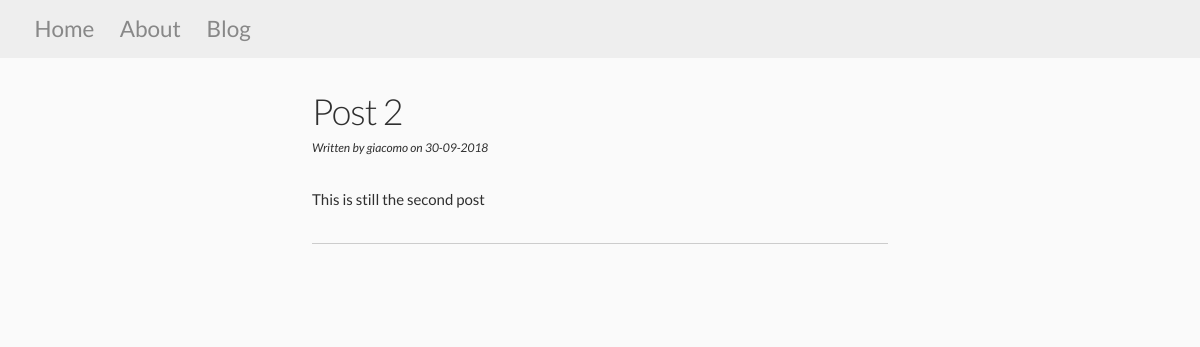
The app's page /blog/2, older data.
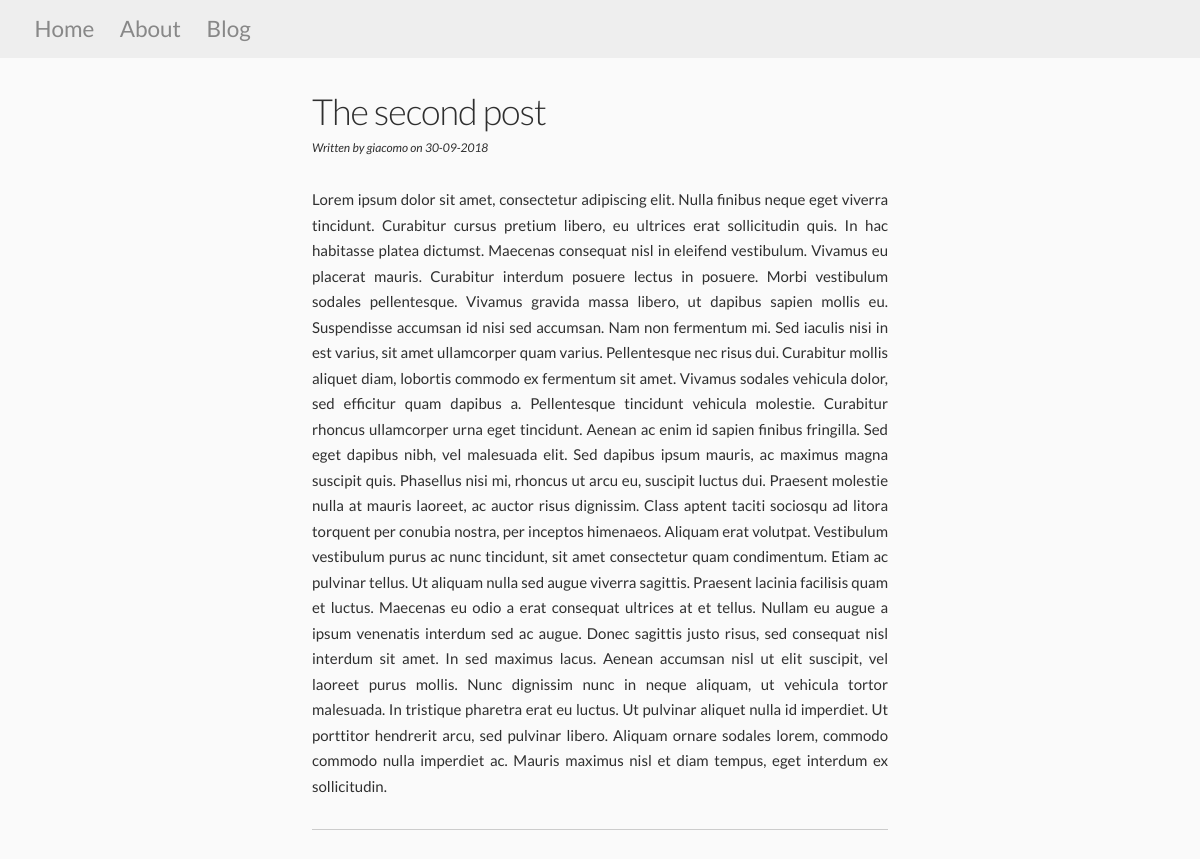
The same page, newer data.
### myspace/models.py (models this page shows, shortened)
class Post(db.Model):
  id = db.Column(db.Integer, primary_key=True)
  title = db.Column(db.String(100), nullable=False)
  date_posted = db.Column(db.DateTime, nullable=False, default=datetime.utcnow)
  content = db.Column(db.Text, nullable=False)
  user_id = db.Column(db.Integer, db.ForeignKey('user.id'), nullable=False)

### myspace/views.py (the view)
@app.route("/blog/<int:post_id>")
def post(post_id):
  post = Post.query.get_or_404(post_id)
  return render_template('post-r.html', title=post.title, post=post)

### myspace/templates/post-r.html (shortened to what this page needs)
{% extends 'layout.html' %}
{% block body %}
  <article id="post">
    <div>
      <div id="post-header">
        <div>
          <h3>{{ post.title }}</h3>
          <small><em>Written by {{ post.user_id }} on {{ post.date_posted.strftime('%d-%m-%Y') }}</em></small>
        </div>
      </div>
      <div class="post-contents">
        <p>{{ post.content }}</p>
      </div>
    </div>
    <hr>
  </article>
{% endblock body %}

Row changes from the older to the newer data that the page shows:
changed Post "giacomo": title "Post 2" → "The second post"; content "This is still the second post" → "Lorem ipsum dolor sit amet, consectetur adipiscing elit. Nulla finibus neque eget viverra tincidunt. Curabitur cursus pretium libero, eu ultrices erat sollicitudin quis. In hac habitasse platea dictumst. Maecenas consequat nisl in eleifend vestibulum. Vivamus eu placerat mauris. Curabitur interdum posuere lectus in posuere. Morbi vestibulum sodales pellentesque. Vivamus gravida massa libero, ut dapibus sapien mollis eu. Suspendisse accumsan id nisi sed accumsan. Nam non fermentum mi. Sed iaculis nisi in est varius, sit amet ullamcorper quam varius. Pellentesque nec risus dui. Curabitur mollis aliquet diam, lobortis commodo ex fermentum sit amet. Vivamus sodales vehicula dolor, sed efficitur…"
